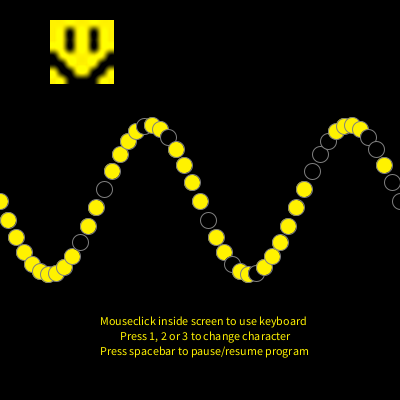
Frame 1 (no input)
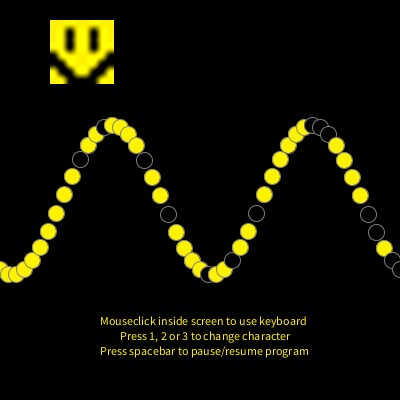
Frame 60 (the mouse pressed at the canvas centre just before this capture)
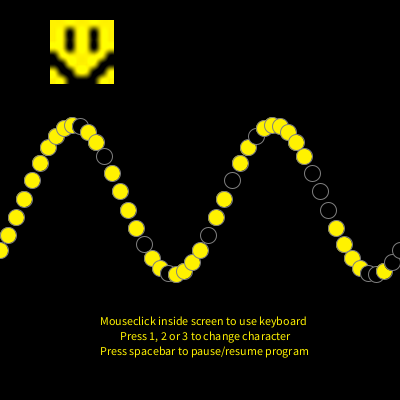
Frame 120 (the mouse held since frame 60 and released just before this capture)

The Processing sketch that drew these frames (run headless with seeded random() and noise(); from frame 60 on, the mouse is pressed at the canvas centre):

// Processing sketch: PixelArtCharacter8x8
// ── PixelArtCharacter8x8.pde
import java.util.Arrays;

PImage SmileyImage;
PImage CartmanImage;
PImage KennyImage;
ArrayList<String> smileList;
ArrayList<String> cartmanList;
ArrayList<String> kennyList;
String smileString;
String cartmanString;
String kennyString;

boolean wave = true;
int character = 97;//which character to show (97 = smiley) using a keyCode (97 is the keyboard key 1)

void setup(){
    size(400,400);
    background(0);

    ///  START OF SMILEY///////////////////////////
    /* SMILEY FACE - https://www.pixilart.com/draw/8x8-fd09fdff3db2b99
    yellow black
    fff200 00000
    fff200,fff200,fff200,fff200,fff200,fff200,fff200,fff200
    fff200,fff200,000000,fff200,fff200,000000,fff200,fff200
    fff200,fff200,000000,fff200,fff200,000000,fff200,fff200
    fff200,fff200,000000,fff200,fff200,000000,fff200,fff200
    000000,fff200,fff200,fff200,fff200,fff200,fff200,000000
    000000,000000,fff200,fff200,fff200,fff200,000000,000000
    fff200,000000,000000,fff200,fff200,000000,000000,fff200
    fff200,fff200,000000,000000,000000,000000,fff200,fff200
    */
    smileString = "fff200,fff200,fff200,fff200,fff200,fff200,fff200,fff200,fff200,fff200,000000,fff200,fff200,000000,fff200,fff200,fff200,fff200,000000,fff200,fff200,000000,fff200,fff200,fff200,fff200,000000,fff200,fff200,000000,fff200,fff200,000000,fff200,fff200,fff200,fff200,fff200,fff200,000000,000000,000000,fff200,fff200,fff200,fff200,000000,000000,fff200,000000,000000,fff200,fff200,000000,000000,fff200,fff200,fff200,000000,000000,000000,000000,fff200,fff200";
    smileList = new ArrayList<>(Arrays.asList(smileString.split(",")));//create an array from a string using the comma (,) to separate it


    SmileyImage = new PImage(8, 8); //create an empty image
    SmileyImage.loadPixels(); //load the pixels from an image
    
    for(int i = 0;i< 64;i++){
        String pixelcolorSmile = smileList.get(i); //read the colors one by one from the Array created from the smileString 
        // println(i+ " " + pixelcolor);
        SmileyImage.pixels[i] = unhex(pixelcolorSmile);//convert the hexadecimal string into an RGB color usable by processing
    }  
    SmileyImage.updatePixels();//update (save) the new color data in the image
    image(SmileyImage, 50, 20, 64,64);//draw the image onto the screen at location (50,20) and scaled up to 64 bits x 64 bits
    ///  END OF SMILEY///////////////////////////
    
    ///  START OF CARTMAN///////////////////////////
    /* CARTMAN
    000000,000000,00b7ef,fff200,fff200,00b7ef,000000,000000
    000000,4d6df3,00b7ef,00b7ef,00b7ef,00b7ef,00b7ef,000000
    4d6df3,9c5a3c,FFFFFF,FFFFFF,FFFFFF,FFFFFF,e5aa7a,00b7ef
    9c5a3c,9c5a3c,FFFFFF,000000,FFFFFF,000000,e5aa7a,00b7ef
    9c5a3c,9c5a3c,FFFFFF,FFFFFF,FFFFFF,FFFFFF,e5aa7a,00b7ef
    990030,9c5a3c,9c5a3c,00b7ef,00b7ef,00b7ef,00b7ef,ed1c24
    ff7e00,990030,ed1c24,ed1c24,ed1c24,ed1c24,ed1c24,fff200
    000000,990030,990030,990030,990030,990030,990030,000000
    */
    cartmanString = "000000,000000,00b7ef,fff200,fff200,00b7ef,000000,000000,000000,4d6df3,00b7ef,00b7ef,00b7ef,00b7ef,00b7ef,000000,4d6df3,9c5a3c,FFFFFF,FFFFFF,FFFFFF,FFFFFF,e5aa7a,00b7ef,9c5a3c,9c5a3c,FFFFFF,000000,FFFFFF,000000,e5aa7a,00b7ef,9c5a3c,9c5a3c,FFFFFF,FFFFFF,FFFFFF,FFFFFF,e5aa7a,00b7ef,990030,9c5a3c,9c5a3c,00b7ef,00b7ef,00b7ef,00b7ef,ed1c24,ff7e00,990030,ed1c24,ed1c24,ed1c24,ed1c24,ed1c24,fff200,000000,990030,990030,990030,990030,990030,990030,000000";
    ArrayList<String> cartmanList = new ArrayList<>(Arrays.asList(cartmanString.split(",")));

    CartmanImage = new PImage(8, 8);
    CartmanImage.loadPixels();
    
    for(int i = 0;i< 64;i++){
        String pixelcolorCartman = cartmanList.get(i);
        // println(i+ " " + pixelcolor);
        CartmanImage.pixels[i] = unhex(pixelcolorCartman);
    }  
    CartmanImage.updatePixels();
    image(CartmanImage, 150, 20, 64,64);
    ///  END OF CARTMAN///////////////////////////

    ///  START OF KENNY///////////////////////////

    /* KENNY - https://www.pixilart.com/art/kenny-sr24293518485aws3
    orange black  brown  white
    d16630 000000 78362a ffffff
    000000,000000,d16630,d16630,d16630,d16630,000000,000000
    000000,d16630,78362a,78362a,78362a,78362a,d16630,000000
    000000,78362a,ffffff,ffffff,ffffff,ffffff,78362a,000000
    d16630,78362a,ffffff,000000,ffffff,000000,78362a,d16630
    d16630,78362a,ffffff,ffffff,ffffff,ffffff,78362a,d16630
    000000,d16630,78362a,78362a,78362a,78362a,d16630,000000
    000000,78362a,d16630,d16630,d16630,d16630,78362a,000000
    000000,000000,d16630,d16630,d16630,d16630,000000,000000
    */

    kennyString = "000000,000000,d16630,d16630,d16630,d16630,000000,000000,000000,d16630,78362a,78362a,78362a,78362a,d16630,000000,000000,78362a,ffffff,ffffff,ffffff,ffffff,78362a,000000,d16630,78362a,ffffff,000000,ffffff,000000,78362a,d16630,d16630,78362a,ffffff,ffffff,ffffff,ffffff,78362a,d16630,000000,d16630,78362a,78362a,78362a,78362a,d16630,000000,000000,78362a,d16630,d16630,d16630,d16630,78362a,000000,000000,000000,d16630,d16630,d16630,d16630,000000,000000";
    ArrayList<String> kennyList = new ArrayList<>(Arrays.asList(kennyString.split(",")));

    KennyImage = new PImage(8, 8);
    KennyImage.loadPixels();
    
    for(int i = 0;i< 64;i++){
        String pixelcolorKenny = kennyList.get(i);
        // println(i+ " " + pixelcolor);
        KennyImage.pixels[i] = unhex(pixelcolorKenny);
    }  
    KennyImage.updatePixels();
    image(KennyImage, 250, 20, 64,64);
    ///  END OF KENNY///////////////////////////


    //////////FOR SINE WAVE//////////
    w = width+16;
    dx = (TWO_PI / period) * xspacing;
    yvalues = new float[w/xspacing];
    /////////////////////////////////

}

// USED TO CHANGE THE CHARACTER TO USE
void keyPressed(){
    if(keyCode==32){
        wave = !wave;
    }  else if(keyCode == 97||keyCode == 49){ 
        character = 97;
        println("keyCode 37: 1");
    } else if(keyCode == 98||keyCode == 50){
        character = 98;
        println("keyCode 39: 2");
    } else if(keyCode == 99||keyCode == 51) {
        character = 99;
        println("keyCode 99: 3");
    } else {
        println(keyCode);
    }
}


void mousePressed(){
    //where you click in the screen, print in the debug console the mouse coordinates x and y
    println(mouseX,mouseY);
}



/**
 * Sine Wave
 * by Daniel Shiffman.  
 * https://processing.org/examples/sinewave.html
 * 
 * Render a simple sine wave. 

 * Modified by George McKinney to use color loaded from an ArrayList based from a String using Pixel Art

 */
 

int xspacing = 8;   // How far apart should each horizontal location be spaced
int w;              // Width of entire wave

float theta = 0.0;  // Start angle at 0
float amplitude = 75.0;  // Height of wave
float period = 200.0;  // How many pixels before the wave repeats
float dx;  // Value for incrementing X, a function of period and xspacing
float[] yvalues;  // Using an array to store height values for the wave


void draw(){
   if(wave){
        background(0);
        if(character==97){
            image(SmileyImage, 50, 20, 64,64);
        } else if(character==98){
            image(CartmanImage, 150, 20, 64,64);
        } else if(character==99){
            image(KennyImage, 250, 20, 64,64);
        } else {
            image(SmileyImage, 50, 20, 64,64);
            image(CartmanImage, 150, 20, 64,64);
            image(KennyImage, 250, 20, 64,64);
        }
        calcWave();
        renderWave();
        text("Mouseclick inside screen to use keyboard", width/2-100, height-75);
        text("Press 1, 2 or 3 to change character", width/2-80, height-60);
        text("Press spacebar to pause/resume program", width/2-100, height-45);

    }  
}

void calcWave() {
  // Increment theta (try different values for 'angular velocity' here
  theta += 0.02;

  // For every x value, calculate a y value with sine function
  float x = theta;
  for (int i = 0; i < yvalues.length; i++) {
    yvalues[i] = sin(x)*amplitude;
    x+=dx;
  }
}

void renderWave() {
    //noStroke();
    stroke(127);

    ArrayList<String> fillList;

    if(character==97){
        fillList = new ArrayList<>(Arrays.asList(smileString.split(",")));
    } else if(character==98){
        fillList = new ArrayList<>(Arrays.asList(cartmanString.split(",")));
    } else if(character==99){
        fillList = new ArrayList<>(Arrays.asList(kennyString.split(",")));
    } else {
        fillList = new ArrayList<>(Arrays.asList(kennyString.split(",")));
    }
    for (int x = 0; x < yvalues.length; x++) {
        color c = unhex(fillList.get(x));
        float r = red(c);
        float g = green(c);
        float b = blue(c);
        float a = alpha(c);
        // println(r);
        fill(r,g,b);
        // A simple way to draw the wave with an ellipse at each location
        ellipse(x*xspacing, height/2+yvalues[x], 16, 16);
    }
}
